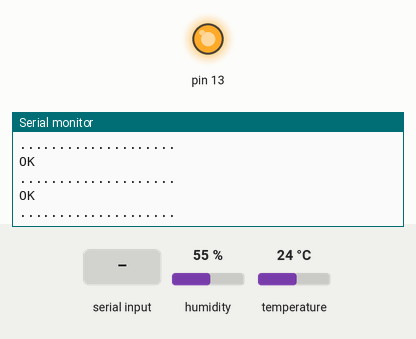
Simulated run of this sketch. Board: Arduino Mega 2560, built for the host (arithmetic inside an expression is 32-bit, double 64-bit). Shown: output pins drawn as LEDs (lit = HIGH), the last lines printed to the serial monitor. Inputs (shaded band) come from the test bench; at power-on: humidity 55 %, temperature 24 °C. The modem accepts every AT command (registered, SIM ready, sends succeed) and sends nothing else.

Above: at 3.7 s.
3.8 s: "CICADA0333\n" received over the second serial link
At 4.7 s:
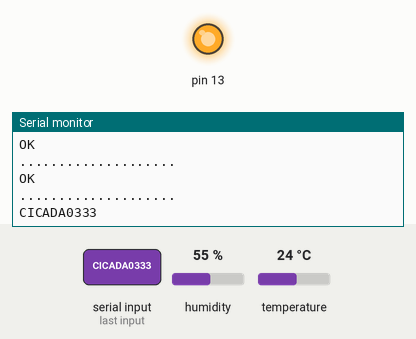
5.3 s: "no change\n" received over the second serial link
At 5.9 s:
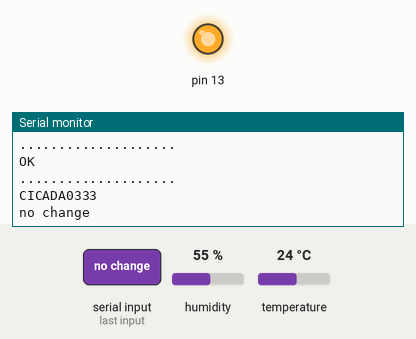
6.8 s: "ready\n" received over the second serial link
At 8.2 s:
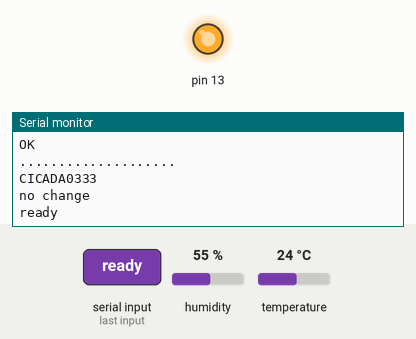

Measured:
- after the input at 3.8 s, the serial monitor: prints a new line at once (image 1)
- after the input at 5.3 s, the serial monitor: prints a new line at once (image 2)
- after the input at 6.8 s, the serial monitor: prints a new line at once (image 3)

The sketch:

DHT_ESP8266_WEB_SENSOR.ino
```cpp
#include <DHT.h>// importar la libreria del sensor temperatura

#define DHT_PIN 7 //pin donde se conectara el pin data del sensor
#define DHT_TYPE DHT11 //tipo por que existe el DHT22 tambien

// definir los valores de comunicacion del serial,
//el wifi puede venir por defecto en alguno de los dos
#define BAUD_9600 9600
#define BAUD_115200 115200

DHT sensor (DHT_PIN,DHT_TYPE); //crear la instancia del sensor  DHT s (pin de datos,tipo de sensor)

int humedad; // variable almacenar datos de humedad
int temperatura;//variable almacenar datos de temperatura

String ssid ="TOR NET ACCESS"; //"(-(-(-_-)-)-)";//cadena con el nombre de la red a la que se conectara el sensor
String key  = "TheKiller666";//"CICADA0333";// cadena con la clave de la red

char   w;//tipo character que recibira las peticiones
String W; // cadena para almacenar todos los datos de entrada de peticiones del sensor

// array tipo string que escribira los comandos at
//para configurar el wifi en modo AccesPoint y Cliente
//buscar comandos AT ES8266 para detalles
String ModeBOTH[] = {

  "AT+CWMODE=3",//CAMBIAR A MODO dual
  "AT+CWSAP?",
  "AT+CWQAP",//DESCONECTARSE DEL AP
 // "AT+CWLAP",//LISTAR CONECCIONES DISPONIBLES
  "AT+CWJAP=\"" +ssid + "\",\"" + key + "\"",//comando at para conectar a la red
  "AT+CWJAP?",//COMPROBAR A QUE AP ESTA CONECTADO
  "AT+CIPMUX=1",//PARA PERMITIR MULTIPLES CONECCIONES
  "AT+CIPSERVER=1,6789",//INICIAR EL SERVIDOR 0=CLOSE 1=OPEN , PORT
  "AT+CIPSTA?",//VER  IP ASIGNADA POR EL AP
  "YA_XD"//saber cuando termina los comandos
};


void setup() {
  // Todas las configuraciones e inicializacion de variables aqui (¬_¬)
  pinMode(13,OUTPUT);
  digitalWrite(13,LOW);
  Serial.begin(BAUD_115200);//iniciar la comunicacion del arduino
  Serial1.begin(BAUD_115200);//iniciar la comunicacion del serial para wifi
  //ambos deben tener el mismo valor en baudios

  delay(1000);//una espera de 1 seg para darle tiempo a que se inicie el wifi
  sensor.begin();//iniciar las lectiras del sensor temperatura

  //pasarle la lista de ordenes al metodo para que escriba las ordenes AT al modulo
   setupWMODE(ModeBOTH);
   digitalWrite(13,HIGH);
}

void loop() {
  // toda la logica del programa aqui (¬_¬)!:

  humedad=sensor.readHumidity();//leer valor del sensor hum
  temperatura=sensor.readTemperature();//leer valor del sensor temp


  if (Serial1.available())
  {
    w = Serial1.read() ;
    Serial.print(w);
    W=W+w;
    if (w == 71)
    {
      Serial.println("Enviando web request");
      webBody();
      delay(500);
    }
  }

  if (Serial.available())
  {
    char c = Serial.read();
    Serial1.print(c);
  }

}


//metodos
void setupWMODE(String ordenes[]){//para configirar el wifi
  int index = 0;
  while (ordenes[index] != "YA_XD")
  {
    Serial1.println(ordenes[index++]);
      while ( true)
      {
        String s = GetLineWIFI(); //llamada a metodo para almacenar lo que responde el modulo
          if ( s != "") Serial.println(s);
          if ( s.startsWith("no change")) break;
          if ( s.startsWith("OK"))break;
          if ( s.startsWith("ready"))break;
    }
    Serial.println("....................");
  }
}


String GetLineWIFI()//metodo para concatenar lo que responde el wifi
{
  String S = "" ;
    if (Serial1.available())
    {
      char c = Serial1.read(); ;
        while ( c != '\n' )            //Hasta que el caracter sea intro
        {
         S = S + c ;
        delay(25) ;
        c = Serial1.read();
        }
    return ( S ) ;
  }
}


void webBody(void)//metodo para constriur el cuerpo de la pagina web (Personalizar (e.e)/ )
{
  http("<!DOCTYPE HTML>");
  http("<html lang=\"es\">");
  http("<meta charset=\"UTF-8\">");
  http("<head><title>Practica</title>");
  http("<meta http-equiv=\"refresh\" content=\"5\"></head>");
  http("<body style=\"background-color:#9900ff;\"><center><h1 style=\"color:rgb(255,255,255);\"> Practica de la Unidad 6 </center></h1>");
  http("<center><h2 style=\"color:rgb(255,255,255);\">Temperatura = "+(String)temperatura+" C°</h2></center>");
  http("<center><h2 style=\"color:rgb(255,255,255);\">Humedad relativa = "+(String)humedad+"</h2></center>");
  http("</body>");
  http("</html>");

  delay(10);
  Serial1.println("AT+CIPCLOSE=0");
  delay(500);
}

void http(String output)//metodo para enviar linea por linea el cuerpo de la pagina al nagegador del pc
{
  Serial1.print("AT+CIPSEND=0,");              // AT+CIPSEND=0, num evia datos alcliente
  Serial1.println(output.length());            //ver detalles en comandos at
  if (Serial1.find(">"))                       // Si recibimos la peticion del mensaje
  {
    Serial.println(output);
    Serial1.println(output);            //Aqui va el string hacia el WIFI
    delay(10);
    while ( Serial1.available() > 0 )
    {
      if (  Serial1.find("SEND OK") )    // Busca el OK en la respuesta del wifi para saber que envio la pag completa
      break;
    }
  }
}
```
